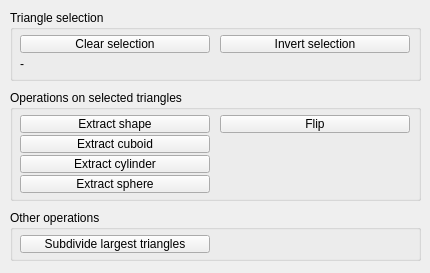
<?xml version="1.0" encoding="UTF-8"?>
<ui version="4.0">
 <class>CQDlgTriangleEdit</class>
 <widget class="QDialog" name="CQDlgTriangleEdit">
  <property name="geometry">
   <rect>
    <x>0</x>
    <y>0</y>
    <width>430</width>
    <height>273</height>
   </rect>
  </property>
  <property name="windowTitle">
   <string>Dialog</string>
  </property>
  <property name="locale">
   <locale language="English" country="UnitedStates"/>
  </property>
  <widget class="QGroupBox" name="groupBox">
   <property name="geometry">
    <rect>
     <x>10</x>
     <y>90</y>
     <width>411</width>
     <height>111</height>
    </rect>
   </property>
   <property name="title">
    <string>Operations on selected triangles</string>
   </property>
   <property name="flat">
    <bool>false</bool>
   </property>
   <widget class="QToolButton" name="qqMakeSphere">
    <property name="geometry">
     <rect>
      <x>10</x>
      <y>85</y>
      <width>190</width>
      <height>18</height>
     </rect>
    </property>
    <property name="focusPolicy">
     <enum>Qt::StrongFocus</enum>
    </property>
    <property name="text">
     <string>Extract sphere</string>
    </property>
   </widget>
   <widget class="QToolButton" name="qqMakeShape">
    <property name="geometry">
     <rect>
      <x>10</x>
      <y>25</y>
      <width>190</width>
      <height>18</height>
     </rect>
    </property>
    <property name="focusPolicy">
     <enum>Qt::StrongFocus</enum>
    </property>
    <property name="text">
     <string>Extract shape</string>
    </property>
   </widget>
   <widget class="QToolButton" name="qqMakeCuboid">
    <property name="geometry">
     <rect>
      <x>10</x>
      <y>45</y>
      <width>190</width>
      <height>18</height>
     </rect>
    </property>
    <property name="focusPolicy">
     <enum>Qt::StrongFocus</enum>
    </property>
    <property name="text">
     <string>Extract cuboid</string>
    </property>
   </widget>
   <widget class="QToolButton" name="qqMakeCylinder">
    <property name="geometry">
     <rect>
      <x>10</x>
      <y>65</y>
      <width>190</width>
      <height>18</height>
     </rect>
    </property>
    <property name="focusPolicy">
     <enum>Qt::StrongFocus</enum>
    </property>
    <property name="text">
     <string>Extract cylinder</string>
    </property>
   </widget>
   <widget class="QToolButton" name="qqFlip">
    <property name="geometry">
     <rect>
      <x>210</x>
      <y>25</y>
      <width>190</width>
      <height>18</height>
     </rect>
    </property>
    <property name="focusPolicy">
     <enum>Qt::StrongFocus</enum>
    </property>
    <property name="text">
     <string>Flip</string>
    </property>
   </widget>
  </widget>
  <widget class="QGroupBox" name="groupBox_2">
   <property name="geometry">
    <rect>
     <x>10</x>
     <y>210</y>
     <width>411</width>
     <height>51</height>
    </rect>
   </property>
   <property name="title">
    <string>Other operations</string>
   </property>
   <property name="flat">
    <bool>false</bool>
   </property>
   <widget class="QToolButton" name="qqSubdivide">
    <property name="geometry">
     <rect>
      <x>10</x>
      <y>25</y>
      <width>190</width>
      <height>18</height>
     </rect>
    </property>
    <property name="focusPolicy">
     <enum>Qt::StrongFocus</enum>
    </property>
    <property name="text">
     <string>Subdivide largest triangles</string>
    </property>
   </widget>
  </widget>
  <widget class="QGroupBox" name="groupBox_3">
   <property name="geometry">
    <rect>
     <x>10</x>
     <y>10</y>
     <width>411</width>
     <height>71</height>
    </rect>
   </property>
   <property name="title">
    <string>Triangle selection</string>
   </property>
   <property name="flat">
    <bool>false</bool>
   </property>
   <widget class="QToolButton" name="qqClearSelection">
    <property name="geometry">
     <rect>
      <x>10</x>
      <y>25</y>
      <width>190</width>
      <height>18</height>
     </rect>
    </property>
    <property name="focusPolicy">
     <enum>Qt::StrongFocus</enum>
    </property>
    <property name="text">
     <string>Clear selection</string>
    </property>
   </widget>
   <widget class="QToolButton" name="qqInvertSelection">
    <property name="geometry">
     <rect>
      <x>210</x>
      <y>25</y>
      <width>190</width>
      <height>18</height>
     </rect>
    </property>
    <property name="focusPolicy">
     <enum>Qt::StrongFocus</enum>
    </property>
    <property name="text">
     <string>Invert selection</string>
    </property>
   </widget>
   <widget class="QLabel" name="qqInfo">
    <property name="geometry">
     <rect>
      <x>10</x>
      <y>45</y>
      <width>391</width>
      <height>18</height>
     </rect>
    </property>
    <property name="text">
     <string>-</string>
    </property>
   </widget>
  </widget>
 </widget>
 <tabstops>
  <tabstop>qqClearSelection</tabstop>
  <tabstop>qqInvertSelection</tabstop>
  <tabstop>qqMakeShape</tabstop>
  <tabstop>qqMakeCuboid</tabstop>
  <tabstop>qqMakeCylinder</tabstop>
  <tabstop>qqMakeSphere</tabstop>
  <tabstop>qqFlip</tabstop>
  <tabstop>qqSubdivide</tabstop>
 </tabstops>
 <resources/>
 <connections/>
</ui>
